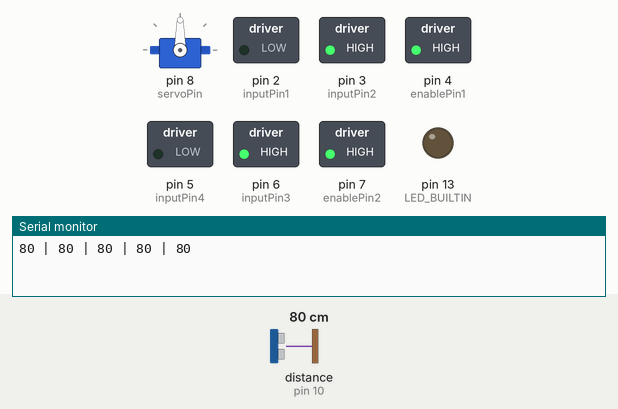
Recording of a sketch running on a simulated Arduino Uno, built with avr-gcc and run on an emulated ATmega328P. Parts: servo, switched loads named in the sketch (green lamp = pin HIGH), output pins drawn as LEDs (lit = HIGH), the last lines printed to the serial monitor. Wiring (inferred from the names in the program): ultrasonic range finder: trigger pin 9; echo pin 10. The inputs (shaded band) are chosen by the test bench; at power-on: distance to the obstacle (sensor on pin 10) 80 cm. The echo pulse lasts 58.3 µs per cm; pins used as bus, display or sensor lines are not drawn.

Above: at 9.2 s.
9.3 s: distance to the obstacle (sensor on pin 10) set to 5 cm
At 9.57 s:
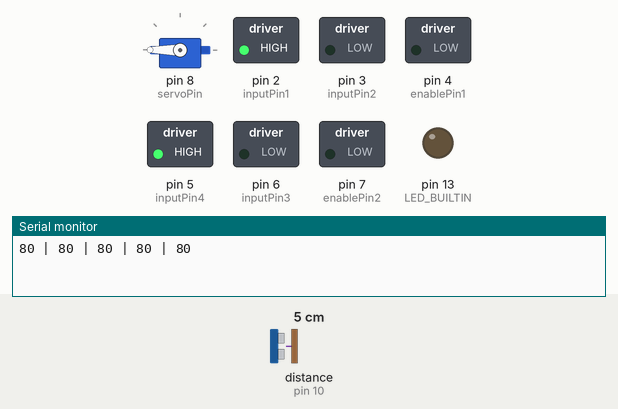
At 12.0 s:
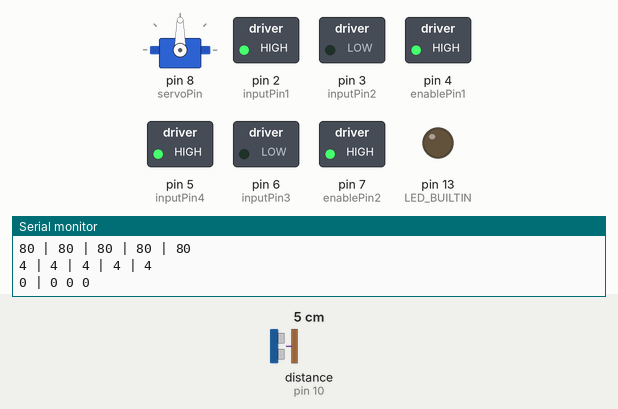
12.8 s: distance to the obstacle (sensor on pin 10) set to 8 cm
At 20.0 s:
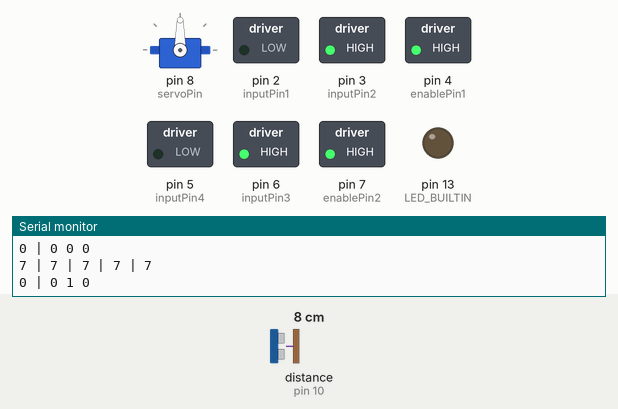
Timing chart, 0 to 20.3 s (numbered marks = the images above; inputs shaded):
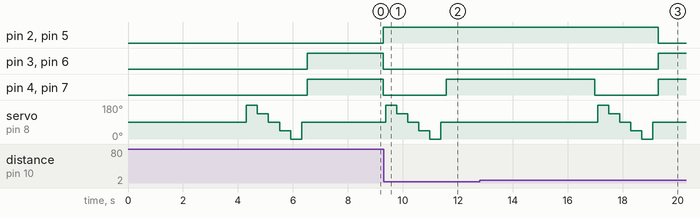

The sketch:

rover.ino
```cpp
// Rover code for ENGN1211
//
// Authors
//  - Christopher Tsirbas
//  - Nathan Tein
//  - Noah Lanson

#include "pins.h"
#include "movement.h"
#include "components.h"

// Setup function
void setup() {
  // Pin and serial initialisation.
  Serial.begin(9600);
  pinMode(enablePin1, OUTPUT);
  pinMode(inputPin1, OUTPUT);
  pinMode(inputPin2, OUTPUT);
  pinMode(enablePin2, OUTPUT);
  pinMode(inputPin3, OUTPUT);
  pinMode(inputPin4, OUTPUT);
  pinMode(servoPin, OUTPUT);
  pinMode(echoPin, INPUT);
  pinMode(trigPin, OUTPUT);
  pinMode(LED_BUILTIN, OUTPUT);


  // Servo initialisation.
  servo.attach(8);
  servoReset();

  delay(4000);
}


// Main loop function
void loop()
{
  maze();
}

// Level 1.1
void straightStopStraight() {
  roverForwards();
  delay(3000);
  stopRover();
  delay(1000);
  roverBackward();
  delay(3000);
}

// Level 1.2
void rectangle(bool clockwise) {
  auto turn = roverTurnRight;
  if (!clockwise) {
    turn = roverTurnLeft;
  }

  roverForwards();
  delay(3500);
  stopRover();
  delay(500);
  turn();
  delay(500);
}

// Level 2
void walledTurn() {
  while(callSensor() > 2.5) {
    roverForwards();
  }
  stopRover();

  SonarSweep sweep = sonarSweep();

  roverForwards();
  delay(350);
  if (sweep.left > sweep.right) {
    roverTurnLeft();
  } else {
    roverTurnRight();
  }
}


///////////////
// MAZE CODE //
///////////////

void maze() {
   SonarSweep sweep = sonarSweep();

  // Checks if the rover can go straight.
  bool canGoStraightRaw = (sweep.front > 2.5) && (sweep.diagRight > 9) && (sweep.diagLeft > 9);
  bool proceed = canGoStraightRaw;
  auto turnFunc = nextCellStraight;

  // Debug
  Serial.print(sweep.left);
  Serial.print(" | ");
  Serial.print(sweep.diagLeft);
  Serial.print(" | ");
  Serial.print(sweep.front);
  Serial.print(" | ");
  Serial.print(sweep.diagRight);
  Serial.print(" | ");
  Serial.print(sweep.right);
  Serial.print("\n");

  if (!proceed) {
    // Checks if the rover can go left/right.
    bool canGoStraight = (sweep.front > 5);
    bool canGoRight = (sweep.right > 7.5);
    bool canGoLeft = (sweep.left > 7.6);

    Serial.print(proceed);
    Serial.print(" | ");
    Serial.print(canGoLeft);
    Serial.print(" ");
    Serial.print(canGoStraight);
    Serial.print(" ");
    Serial.print(canGoRight);
    Serial.print("\n");

    if (canGoStraight) {
      proceed = true;
    } else if (canGoRight) {
      roverForwards();
      delay(400);
      roverTurnRight();
      proceed = true;
      turnFunc = nextCellTurn;
    } else if (canGoLeft) {
      roverForwards();
      delay(400);
      roverTurnLeft();
      proceed = true;
      turnFunc = nextCellTurn;
    }
  }


  if (proceed) {
    turnFunc();
  } else {
    roverBackward();
    delay(5400);
    stopRover();
  }
}


void nextCellStraight() {
  roverForwards();
  delay(2750);
  stopRover();
}

void nextCellTurn() {
  roverForwards();
  delay(2400);
  stopRover();
}
```

components.cpp
```cpp
// Low level component control code for the rover
//
// Authors
//  - Christopher Tsirbas
//  - Nathan Tein
//  - Noah Lanson


#include "components.h"

Servo servo;

void servoHalfRight() {
  delay(100);
  servo.write(45);
  delay(100);
}

void servoHalfLeft() {
  delay(100);
  servo.write(135);
  delay(100);
}
// Turn the servo to the right
void servoRight() {
  delay(100);
  servo.write(0);
  delay(100);
}

// Resets the servo's position to the centre
void servoReset() {
  delay(100);
  servo.write(90);
  delay(100);
}

// Turn the servo to the left
void servoLeft() {
  delay(100);
  servo.write(180);
  delay(100);
}

// Take a sonar sensor measurement.
// Value returned is the measured distance in centimetres.
long callSensor() {
  digitalWrite(trigPin, LOW);
  delayMicroseconds(2);
  digitalWrite(trigPin, HIGH);
  delayMicroseconds(10);
  digitalWrite(trigPin, LOW);

  long duration = pulseIn(echoPin, HIGH);
  return duration/29/2;
}


// Turn motor 1 in reverse.
void motor1Reverse() {
  digitalWrite(enablePin1, HIGH);
  digitalWrite(inputPin1, HIGH);
  digitalWrite(inputPin2, LOW);
}

// Turn motor 1 forwards
void motor1Forwards() {
  digitalWrite(enablePin1, HIGH);
  digitalWrite(inputPin1, LOW);
  digitalWrite(inputPin2, HIGH);
}

// Turn motor 2 in reverse
void motor2Reverse() {
  digitalWrite(enablePin2, HIGH);
  digitalWrite(inputPin3, LOW);
  digitalWrite(inputPin4, HIGH);
}

// Turn motor 2 forwards
void motor2Forwards() {
  digitalWrite(enablePin2, HIGH);
  digitalWrite(inputPin3, HIGH);
  digitalWrite(inputPin4, LOW);
}

// Stop motor 1
void motor1Stop() {
  digitalWrite(enablePin1, LOW);
  digitalWrite(inputPin1, HIGH);
  digitalWrite(inputPin2, LOW);
}

// Stop motor 2
void motor2Stop() {
  digitalWrite(enablePin2, LOW);
  digitalWrite(inputPin3, LOW);
  digitalWrite(inputPin4, HIGH);
}
```

components.h
```cpp
// Low level component control function delcarations
//
// Authors
//  - Noah Lanson

#include "Arduino.h"
#include "pins.h"
#include <Servo.h>

extern Servo servo;

// Servo control function declarations
void servoRight();
void servoLeft();
void servoReset();
void servoHalfRight();
void servoHalfLeft();

// Motor control function declarations
void motor1Reverse();
void motor1Forwards();
void motor2Reverse();
void motor2Forwards();
void motor1Stop();
void motor2Stop();

// Sonar sensor code
long callSensor();
```

movement.cpp
```cpp
// Movement code for rover
//
// Authors
//  - Christopher Tsirbas
//  - Nathan Tein
//  - Noah Lanson

#include "movement.h"

SonarSweep sonarSweep() {
  SonarSweep a;

  servoLeft();
  delay(100);
  a.left = callSensor();
  delay(100);

  servoHalfLeft();
  delay(100);
  a.diagLeft = callSensor();
  delay(100);

  servoReset();
  delay(100);
  a.front = callSensor();
  delay(100);

  servoHalfRight();
  delay(100);
  a.diagRight = callSensor();
  delay(100);

  servoRight();
  delay(100);
  a.right = callSensor();
  delay(100);

  servoReset();
  delay(100);

  return a;
}


// Move the rover forwards indefinately
void roverForwards() {
  motor1Forwards();
  motor2Forwards();
}

// Move the rover backwards indefinately
void roverBackward() {
  motor1Reverse();
  motor2Reverse();
}

// Turn the rover to the left
void roverTurnLeft() {
  motor1Forwards();
  motor2Reverse();
  delay(1410); // 1440 is good for rectangle test

  stopRover();
}

// Turn the rover to the right
void roverTurnRight() {
  motor1Reverse();
  motor2Forwards();
  delay(1390);
  stopRover();
}

void roverUTurn() {
  roverTurnRight();
  roverTurnRight();
}

// Stop the rover
void stopRover() {
  motor1Stop();
  motor2Stop();
}
```

movement.h
```cpp
// Motor function delcarations
//
// Authors
//  - Noah Lanson

#include "Arduino.h"
#include "pins.h"
#include "components.h"

void roverForwards();
void roverBackward();
void roverTurnRight();
void roverTurnLeft();
void roverUTurn();
void stopRover();


// Sonar sweep structure
struct SonarSweep {
    long left;
    long diagLeft;
    long front;
    long diagRight;
    long right;
};

SonarSweep sonarSweep();
```

pins.h
```cpp
// Pin delcarations
//
// Authors
//  - Noah Lanson
//  - Christopher Tsirbas
//  - Nathan Tein

// Motor 1 pins
#define enablePin1 4
#define inputPin1 2
#define inputPin2 3

// Motor 2 pins
#define enablePin2 7
#define inputPin3 6
#define inputPin4 5

// Servo pin
#define servoPin 8

// Sensor pins
#define echoPin 10
#define trigPin 9
```

Measured:
- the behaviour switches between 6 and 7 cm on distance to the obstacle (sensor on pin 10) (found by bisection; images 2 and 3)
- after the input at 9.3 s, pin 2 (inputPin1), pin 5 (inputPin4): stays HIGH (without the input it goes to LOW after 2.3 s); pin 3 (inputPin2), pin 6 (inputPin3): stays LOW (without the input it goes to HIGH after 2.3 s)
- after the input at 12.8 s, pin 2 (inputPin1), pin 5 (inputPin4): HIGH → LOW after 6.5 s; pin 3 (inputPin2), pin 6 (inputPin3): LOW → HIGH after 6.5 s
